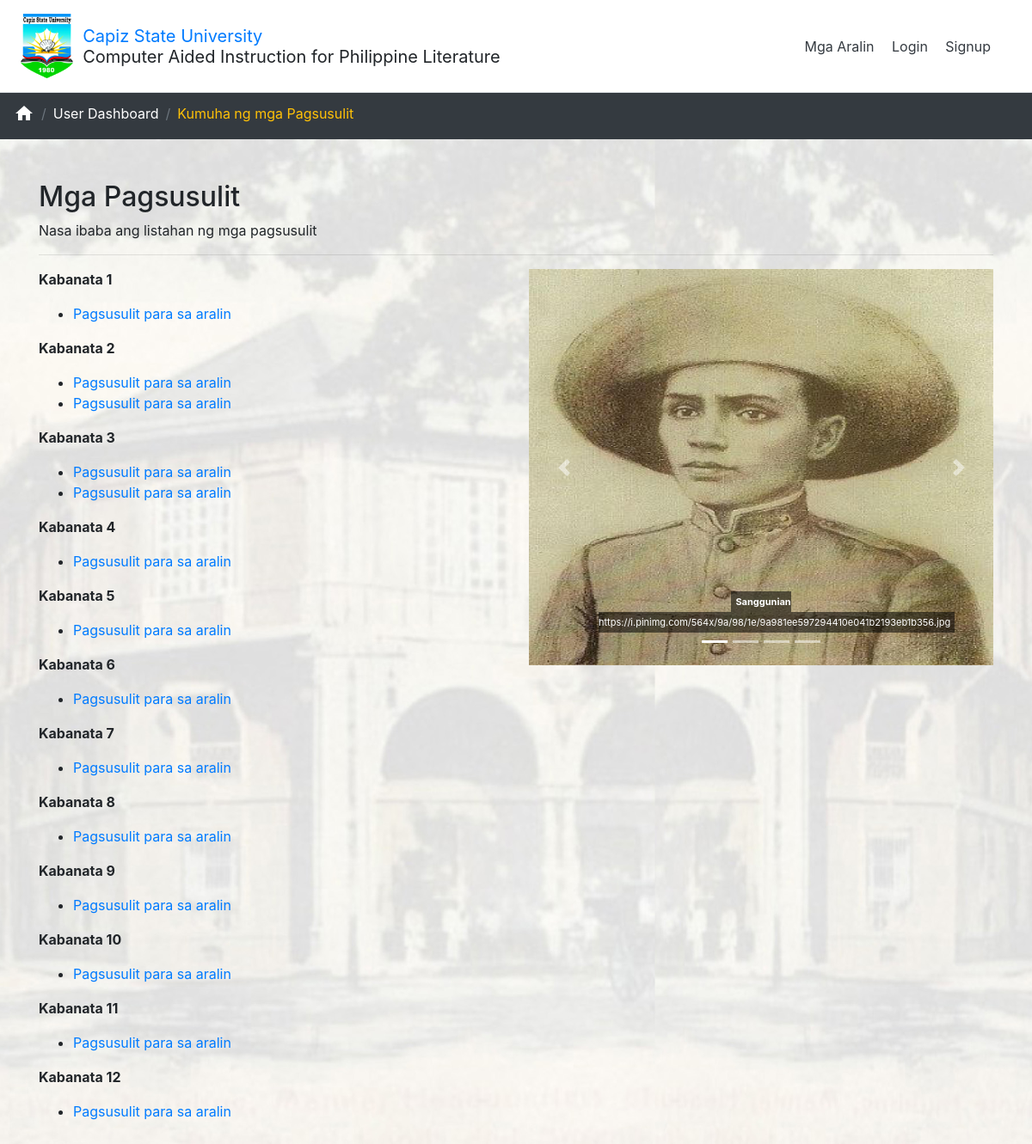
Page /take-quiz.php on the committed database.
### tables this page shows
CREATE TABLE IF NOT EXISTS `chapter` (
  `id` int(11) NOT NULL AUTO_INCREMENT,
  `chapter_name` varchar(200) DEFAULT NULL,
  `chapter_description` varchar(10000) DEFAULT NULL,
  PRIMARY KEY (`id`)
);

CREATE TABLE IF NOT EXISTS `lesson` (
  `id` int(11) NOT NULL AUTO_INCREMENT,
  `chapter_id` int(11) NOT NULL,
  `lesson_name` varchar(500) NOT NULL,
  `lesson_description` varchar(10000) NOT NULL,
  `status` int(11) DEFAULT NULL,
  PRIMARY KEY (`id`)
);

### take-quiz.php (the view, shortened to what this page needs)
<!DOCTYPE html>
<html>
<?php include 'view/partials/header.php'?>
<body>
  <?php
    include 'view/partials/navbar.php';
  ?>
  <nav aria-label="breadcrumb">
	  <ol class="breadcrumb bg-dark">
      <li class="breadcrumb-item caipl-link"><a href="index.php"><i class="material-icons">home</i></a></li>
	    <li class="breadcrumb-item caipl-link"><a href="user-dashboard.php">User Dashboard</a></li>
	    <li class="breadcrumb-item active text-warning" aria-current="page">Kumuha ng mga Pagsusulit</li>
	  </ol>
	</nav>
  <div class="container mt-5 mh60vh">
    <h2>Mga Pagsusulit</h2>
    <p>Nasa ibaba ang listahan ng mga pagsusulit</p><hr>
    <div class="row">
      <div class="col-xs-12 col-md-6">
        <?php
            $con = mysqli_connect("localhost","root","","caipl");
            $result = mysqli_query($con, "SELECT * FROM chapter");
            while($row = mysqli_fetch_array($result))
            {
              $chapterid = $row['id'];
              echo "<p><strong>" . $row['chapter_name'] . "</strong></p>";
              $results = mysqli_query($con, "SELECT * FROM lesson WHERE chapter_id='$chapterid'");
              echo "<ul>";
              while($rows = mysqli_fetch_array($results))
              {
                $id = $rows['id'];
                echo "<li><a href='view-quiz.php?id=$id'>Pagsusulit para sa aralin</a></li>";
              }
              echo "</ul>";
            }
        ?>
      </div>
      <div class="col-xs-12 col-md-6">
        <div id="myCarousel" class="carousel slide" data-ride="carousel">
            <ol class="carousel-indicators">
                <li data-target="#myCarousel" data-slide-to="0" class="active"></li>
                <li data-target="#myCarousel" data-slide-to="1"></li>
                <li data-target="#myCarousel" data-slide-to="2"></li>
                <li data-target="#myCarousel" data-slide-to="3"></li>
            </ol>
            <div class="carousel-inner">
                <div class="carousel-item active">
                    <img class="first-slide" src="assets/images/carousel/1.jpg">
                    <div class="carousel-caption">
                        <a href="https://i.pinimg.com/564x/9a/98/1e/9a981ee597294410e041b2193eb1b356.jpg" style="color: #fff; font-size: 11px; padding: 5px;  background-color: #0000008a;"><strong>Sanggunian<br></strong>https://i.pinimg.com/564x/9a/98/1e/9a981ee597294410e041b2193eb1b356.jpg</a>
                    </div>
                </div>
            </div>
            <a class="carousel-control-prev" href="#myCarousel" role="button" data-slide="prev">
                <span class="carousel-control-prev-icon" aria-hidden="true"></span>
            </a>
            <a class="carousel-control-next" href="#myCarousel" role="button" data-slide="next">
                <span class="carousel-control-next-icon" aria-hidden="true"></span>
            </a>
        </div>
      </div>
    </div><hr>
  </div>
</body>
</html>

### assets/css/style.css (style rules this page uses)
html, body, .caipl-background { height: 100%; }
body { background: url(../images/bof-building.jpg); background-repeat: repeat; background-size: cover; background-position: center; background-blend-mode: lighten; background-color: #900e0ead; }
.carousel-item img { height: 460.8px; width: 100%; }
.breadcrumb { border-radius: 0px; }
.caipl-link a { text-decoration: none; color: #fff }
.mh60vh { min-height: 60vh; }

### rows in the picture
chapter: chapter_name "Kabanata 1"
chapter: chapter_name "Kabanata 2"
chapter: chapter_name "Kabanata 3"
chapter: chapter_name "Kabanata 4"
chapter: chapter_name "Kabanata 5"
chapter: chapter_name "Kabanata 6"
chapter: chapter_name "Kabanata 7"
chapter: chapter_name "Kabanata 8"
chapter: chapter_name "Kabanata 9"
chapter: chapter_name "Kabanata 10"
chapter: chapter_name "Kabanata 11"
chapter: chapter_name "Kabanata 12"
